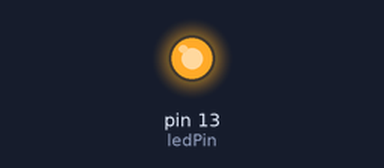
Recording of a sketch running on a simulated Arduino Uno, built with avr-gcc and run on an emulated ATmega328P. Parts: output pins drawn as LEDs (lit = HIGH).

Above: at 1.0 s.
At 5.6 s:
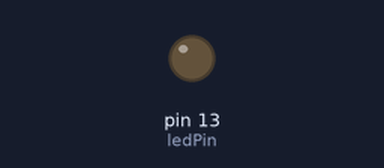
Timing chart, 0 to 10.7 s (numbered marks = the images above):
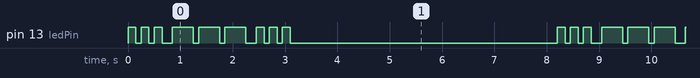

Measured:
- by itself, pin 13 (ledPin): repeats every 8.2 s: 2 × (LOW 0.10 s, HIGH 0.15 s), LOW 0.20 s, 2 × (HIGH 0.40 s, LOW 0.10 s), HIGH 0.40 s, LOW 0.20 s, 2 × (HIGH 0.15 s, LOW 0.10 s), HIGH 0.15 s, LOW 5.1 s, HIGH 0.15 s
- by itself, everything shown: repeats every 8.2 s, in 18 steps

The sketch:

_2_SinalizadordeCodigoMorseSOS.ino
```cpp
//LED conectado ao pino 10
int ledPin = 13;

//executa uma vez, quando o sketch inicia
void setup() {
  //define o fino como saida
  pinMode(ledPin, OUTPUT);
}

//executa repetidas vezes
void loop() {

  //3 pontos
  for (int x = 0; x < 3; x++) {
    digitalWrite(ledPin, HIGH);   //acende o LED
    delay(150);                   //espera 150 ms
    digitalWrite(ledPin, LOW);    //apaga o LED
    delay(100);                   //espera 100 ms
  }

  //espera 100 ms para marcar o intervalo entre as letras
  delay(100);

  //3 traços
  for (int x = 0; x < 3; x++) {
    digitalWrite(ledPin, HIGH);   //acende o LED
    delay(400);                   //espera 400 ms
    digitalWrite(ledPin, LOW);    //apaga o LED
    delay(100);                   //espera 100 ms
  }

  //espera 100 ms para marcar o intervalo entre as letras
  delay(100);

  //3 pontos novamente
  for (int x = 0; x < 3; x++) {
    digitalWrite(ledPin, HIGH);   //acende o LED
    delay(150);                   //espera 150 ms
    digitalWrite(ledPin, LOW);    //apaga o LED
    delay(100);                   //espera 100 ms
  }

  //espera 5 segundos antes de repetir o sinal de SOS
  delay(5000);
}
```
